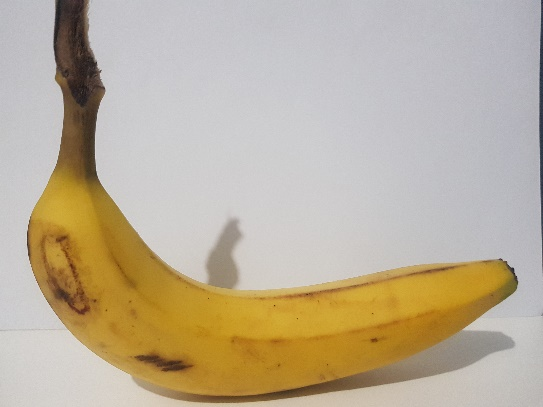
#> input picture dataset/bueno/STU-12-BAN-1-WEEK-1-DAY-1.jpeg, 543 x 407 px; its folder holds 4 pictures in this run
$ python entrenar.py
#> lines starting #> are read from the running program, lines starting #| are printed output that depends on the picture
### preprocesamiento.py
import cv2
import numpy as np
import os

def cargar_imagenes_de_carpeta(carpeta, etiqueta, tamaño=(64, 64)):
#> called with carpeta = 'dataset/bueno', tamaño = (64, 64)
    datos = []
    for archivo in os.listdir(carpeta):
        ruta = os.path.join(carpeta, archivo)
        imagen = cv2.imread(ruta, cv2.IMREAD_GRAYSCALE)
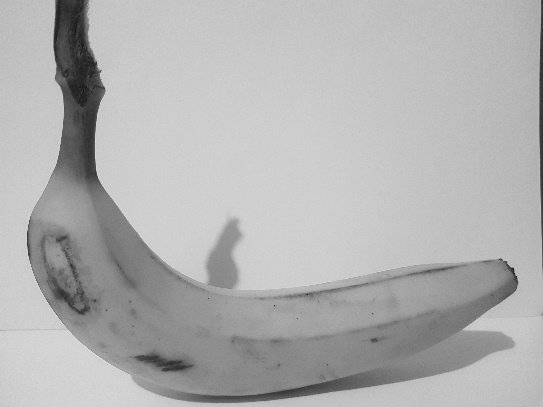
#> imagen: shape (407, 543); min 15, max 223, mean 177.1
        if imagen is not None:
            imagen_redimensionada = cv2.resize(imagen, tamaño)
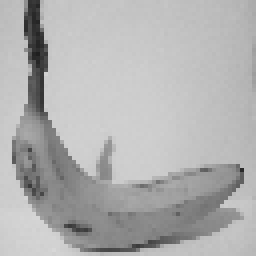
#> imagen_redimensionada: shape (64, 64) (shown 4 times larger); min 31, max 215, mean 177.3
            imagen_vector = imagen_redimensionada.flatten() / 255.0
#> imagen_vector = 4096 values, max 0.843 at index 3981, min 0.122 at index 841, mean 0.695
            datos.append((imagen_vector, etiqueta))
#> pass 2 of the loop in cargar_imagenes_de_carpeta, `for archivo in os.listdir(carpeta):`:
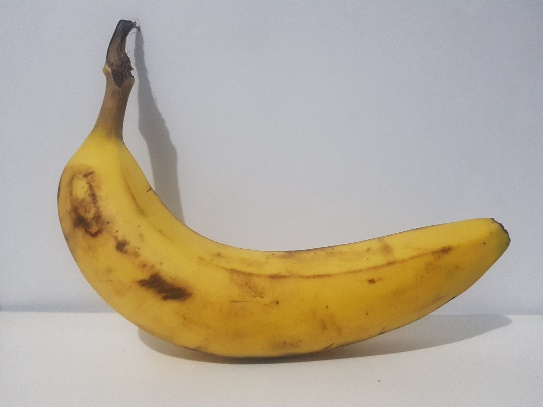
#> input picture dataset/bueno/STU-12-BAN-1-WEEK-1-DAY-2.jpeg, 543 x 407 px
#> in cargar_imagenes_de_carpeta, `imagen = cv2.imread(ruta, cv2.IMREAD_GRAYSCALE)`:
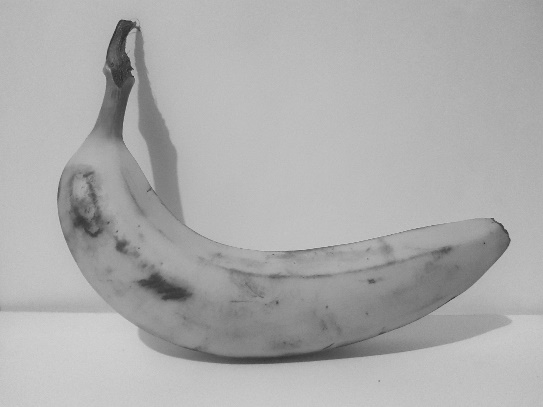
#> imagen: shape (407, 543); min 38, max 211, mean 172.3
#> in cargar_imagenes_de_carpeta, `imagen_redimensionada = cv2.resize(imagen, tamaño)`:
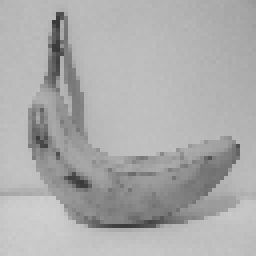
#> imagen_redimensionada: shape (64, 64) (shown 4 times larger); min 55, max 209, mean 172.2
#> imagen_vector = 4096 values, max 0.82 at index 3401, min 0.216 at index 782, mean 0.675
#> pass 3 of the loop in cargar_imagenes_de_carpeta, `for archivo in os.listdir(carpeta):`:
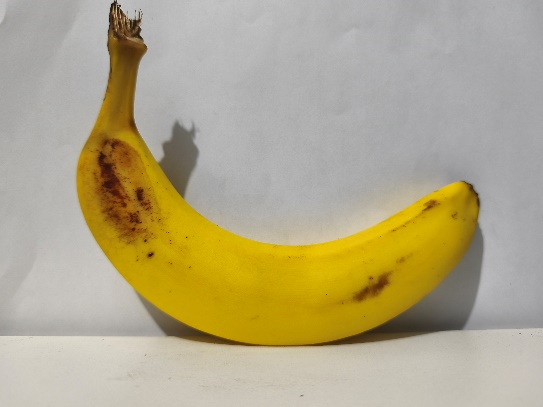
#> input picture dataset/bueno/STU-12-BAN-10-WEEK-3-DAY-1.jpeg, 543 x 407 px
#> in cargar_imagenes_de_carpeta, `imagen = cv2.imread(ruta, cv2.IMREAD_GRAYSCALE)`:
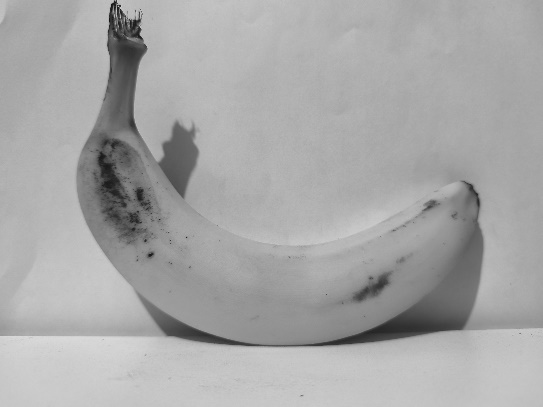
#> imagen: shape (407, 543); min 20, max 219, mean 167.4
#> in cargar_imagenes_de_carpeta, `imagen_redimensionada = cv2.resize(imagen, tamaño)`:
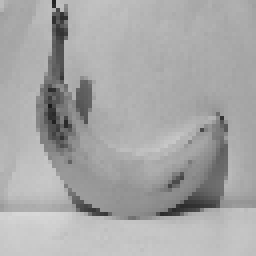
#> imagen_redimensionada: shape (64, 64) (shown 4 times larger); min 27, max 216, mean 167.3
#> imagen_vector = 4096 values, max 0.847 at index 3401, min 0.106 at index 1676, mean 0.656
#> the loop made 4 passes; the first 3 are shown
    return datos

### entrenar.py
from preprocesamiento import cargar_imagenes_de_carpeta
from modelo import RedNeuronal
import numpy as np
import random
import pickle
import matplotlib.pyplot as plt

# Cargar imágenes y etiquetas
datos = []
datos += cargar_imagenes_de_carpeta('dataset/bueno', [1, 0, 0])
datos += cargar_imagenes_de_carpeta('dataset/maduro', [0, 1, 0])
#> (the run stopped early here; a loop or call above may not have finished)
